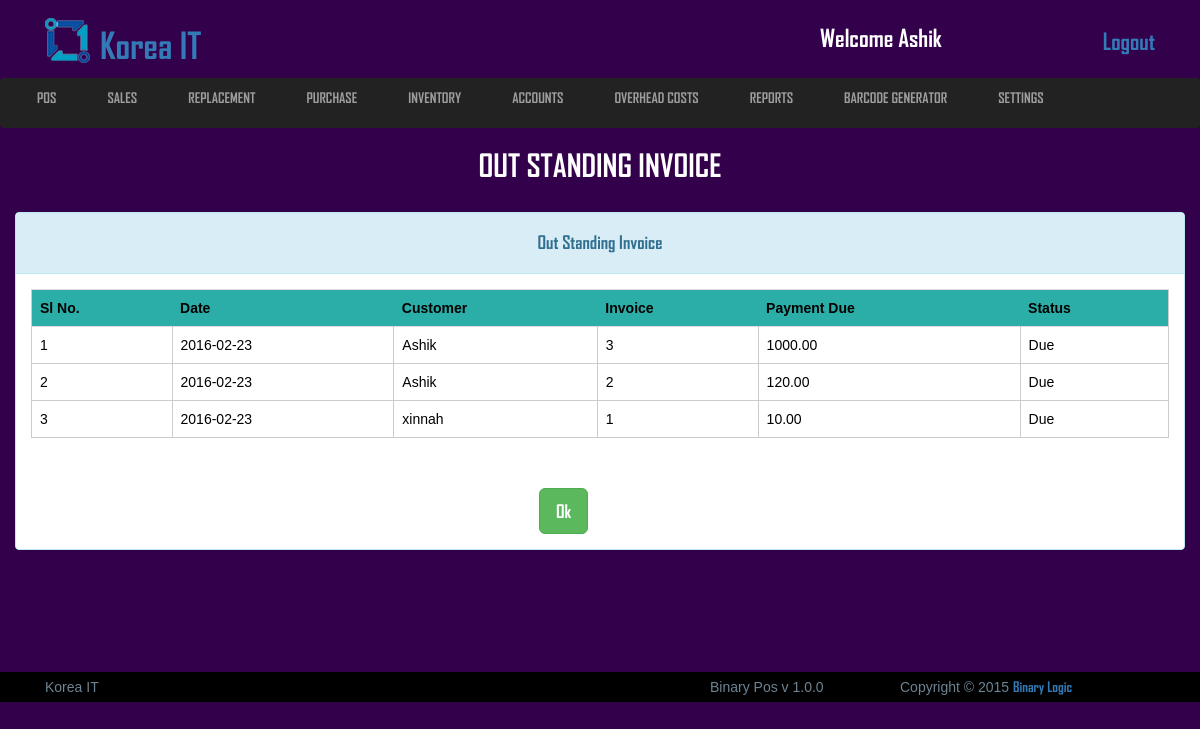
Screenshot of /view/outstanding_orders.php (signed in) with the database file from the repository.
### tables this page shows
CREATE TABLE IF NOT EXISTS `logo_section` (
  `id` int(11) NOT NULL AUTO_INCREMENT,
  `image` varchar(255) NOT NULL,
  `name` varchar(100) NOT NULL,
  PRIMARY KEY (`id`)
);

CREATE TABLE IF NOT EXISTS `invoice` (
  `id` int(255) NOT NULL AUTO_INCREMENT,
  `invoice_date` date NOT NULL,
  `customer_id` int(255) NOT NULL,
  `invoice_no` varchar(20) NOT NULL,
  `notes` varchar(255) NOT NULL,
  `barcode` varchar(250) NOT NULL,
  `product_description` text NOT NULL,
  `uom` text NOT NULL,
  `cost_per_unit` varchar(1000) NOT NULL,
  `price` varchar(1000) NOT NULL,
  `quantity` varchar(1000) NOT NULL,
  `cost_amount` varchar(255) NOT NULL,
  `amount` varchar(1000) NOT NULL,
  `vat` varchar(1000) NOT NULL,
  `delivery_charge` varchar(50) NOT NULL,
  `total` varchar(50) NOT NULL,
  `paid` varchar(50) NOT NULL,
  `due` varchar(50) NOT NULL,
  PRIMARY KEY (`id`),
  KEY `fk_invoice` (`customer_id`)
);

CREATE TABLE IF NOT EXISTS `customer` (
  `customer_id` int(255) NOT NULL AUTO_INCREMENT,
  `customer_name` varchar(30) NOT NULL,
  `customer_phone` varchar(15) NOT NULL,
  `customer_address` varchar(200) NOT NULL,
  `contact_person` varchar(100) NOT NULL,
  `contact_person_no` varchar(50) NOT NULL,
  `customer_balance` varchar(100) NOT NULL,
  `customer_payment_due` varchar(1000) NOT NULL,
  PRIMARY KEY (`customer_id`)
);

### src/Model/Model.php (called while the page is built, shortened)
<?php
abstract class Model{
    public function __construct(){
        $this->connection = mysqli_connect("localhost","root","","pos");
    }
}

### src/Invoice/Invoice.php (called while the page is built, shortened)
<?php
class Invoice extends Model{
  public function show_customer($id = null){
      $this->table = "customer";
      $query = "SELECT * FROM {$this->table} WHERE `customer_id` = '{$id}'";
      $result = mysqli_query($this->connection,$query);
      $customer_no_fetch = mysqli_fetch_object($result);
      return $customer_no_fetch;
  }
  public function show_all_invoice(){
    $invoice = array();
    $query = "SELECT * FROM `invoice` ORDER BY id DESC";
        $result = mysqli_query($this->connection,$query);
        while($row = mysqli_fetch_object($result)){
            $invoice[] = $row;
        }
        return $invoice;
  }
}

### view/outstanding_orders.php (the view, shortened to what this page needs)
<?php
	$outstanding = new Invoice;
	$all_invoice = $outstanding->show_all_invoice($_POST);
 ?>
	<?php include('includes/all_link_body.php'); ?>
<header class="header_section">
	<div class="container">
		<div class="row">
			<div class="col-md-12">
				<?php include('includes/header_top.php'); ?>
			</div>
		</div>
	</div>
	<?php include('includes/main_nav.php'); ?>
	<div class="conainer">
		<div class="row">
			<div class="col-md-12">
				<div class="sales_point">
					<h2>Out Standing Invoice</h2>
				</div>
			</div>
		</div>
	</div>
</header>
<section class="view_container_content" style="min-height:430px;">
	<div class="container">
		<div class="row">
			<div class="col-md-12 no_padding">
					<div class="panel panel-info no_margin">
					  <div class="panel-heading"><h4 style="text-align:center;">Out Standing Invoice</h4></div>
					  	<div class="panel-body">
							<div class="table-responsive">
							  <table class="table">
							    <tr style="background: #2BAEA8;">
							    	<th>Sl No.</th>
							    	<th>Date</th>
							    	<th>Customer</th>
							    	<th>Invoice</th>
							    	<th>Payment Due</th>
							    	<th>Status</th>
							    </tr>
							    <?php
							    	$sl = 1;
							    	foreach ($all_invoice as $invoice) {
							    		if($invoice->due <= 0){
							    			continue;
							    		}else{
							    ?>
							    <tr>
							    	<td><?php echo $sl++; ?></td>
							    	<td><?php echo $invoice->invoice_date; ?></td>
							    	<?php $customer = $outstanding->show_customer($invoice->customer_id); ?>
							    	<td><?php echo $customer->customer_name; ?></td>
							    	<td><?php echo $invoice->invoice_no; ?></td>
							    	<td>
							    		<?php
							    			$due = $invoice->due;
							    			if($due <= 0){
									    		echo 0;
									    	}else{
									    		echo $due;
									    	}
							    	 	?>
							    	 </td>
							    	<td>
							    		<?php
									    	if($due <= 0){
									    		echo "Paid";
									    	}else{
									    		echo "Due";
									    	}
							    	 	?>
							    	</td>
							    </tr>
							    <?php
							    		}
							    	}
							     ?>
							  </table>
							</div>
						</div>
						<a href="sales_manager.php"><input class="btn btn-success btn-lg" type="submit" name="add" value="Ok"style="margin: 15px auto;margin-left: 523px;"></a>
					</div>
			</div>
		</div>
	</div>
</section>
	<?php include('includes/footer.php'); ?>

### view/includes/header_top.php (shortened to what this page needs)
<?php include('config.php'); ?>
<div class="header_top">
	<div class="col-md-8">
		<?php
		 	$startement = $db->prepare("SELECT * FROM logo_section WHERE id=1");
		 	$startement->execute();
		 	$result = $startement->fetchAll(PDO::FETCH_ASSOC);
		 	foreach ($result as $row) {
		 		$image = $row['image'];
		 		$name = $row['name'];
		 	}
		  ?>
		<a href="#"><img src="uploads/logo/<?php echo $image; ?>" alt="logo"><h1> <?php echo $name; ?></h1></a>
	</div>
	<div class="col-md-4">
		<ul class="header_top_aside">
			<li><h3>welcome <?php if(isset($_SESSION["username"])){echo $_SESSION["username"];} ?></h3></li>
			<li style="float:right"><a href="index.php">Logout</a></li>
		</ul>
	</div>
</div>

### view/css/style.css (style rules this page uses)
* { margin: 0; padding: 0; }
body { background: #33004B;color: #fff;font-family: 'arial'; }
h1,h2,h3,h4,a { font-family: 'AGENCYB'; }
.no_margin { margin: 0; }
.no_padding { padding: 0; }
.panel-body { color: #000; }
.row { width: 100%; margin: 0 }
.container { padding: 0; }
.header_section .header_top { width: 100%;overflow: hidden; }
.header_section .header_top a { text-decoration: none; }
.header_section .header_top a img { margin-top: -30px; margin-right: 10px; }
.header_section .header_top a h1 { display: inline-block;margin-top: 20px; }
.header_section .header_top .header_top_aside { width: 100%;overflow: hidden; margin: 20px 0; }
.header_section .header_top .header_top_aside li { list-style: none;float: left;margin-left: 15px; }
.header_section .header_top .header_top_aside li h3 { margin: 0; }
.header_section .header_top .header_top_aside li a { text-decoration: none;font-size: 23px; }
.sales_point { width: 100%;overflow: hidden;margin-bottom: 20px; }
.sales_point h2 { text-align: center;text-transform: uppercase;font-size: 31px; }
.view_container_content { width: 100%;overflow: hidden;margin-bottom: 30px;margin-top: 20px;min-height: 465px; }
header { height: 20vh; }
.header_section { padding-top: 5px; }
.table { border:1px solid #ccc; }
td { border: 1px solid #ccc; }
table { width: 100%;overflow: hidden; }

### view/includes/header_top.php (style rules this page uses)
h3 { text-transform: capitalize; }
h1 { text-transform: capitalize; }
img { width: 45px;height: 45px; }

### rows the page displays
logo_section: image (picture), name "Korea IT"
invoice: invoice_date "2016-02-23", customer.customer_name "Ashik", invoice_no "3", due "1000.00", shows "Due"
invoice: invoice_date "2016-02-23", customer.customer_name "Ashik", invoice_no "2", due "120.00", shows "Due"
invoice: invoice_date "2016-02-23", customer.customer_name "xinnah", invoice_no "1", due "10.00", shows "Due"

### other values shown
$_SESSION["username"] "Ashik"
